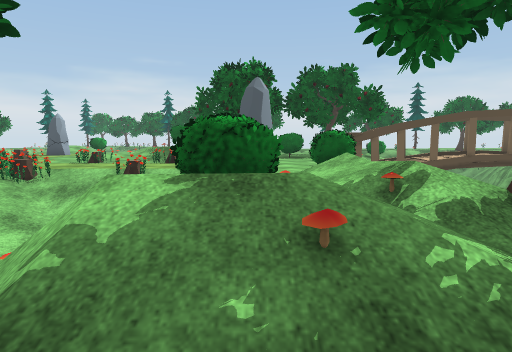
[1] (above)

24 first-person views from a walk through a scene from a Unity 3-D project. The camera is 1.2 m above the floor, tilts 6° down and sees 75° across. The floor is counted in squares, 2 m on a side. Each view is taken from the middle of a square. On the plan, view 1 faces up. The plan holds only what a view shows up to about 10 squares ahead; the rest is blank. The place goes on beyond the plan. The player character is not drawn. Some animated figures are left out. Some surface patterns are stand-ins.

[2]
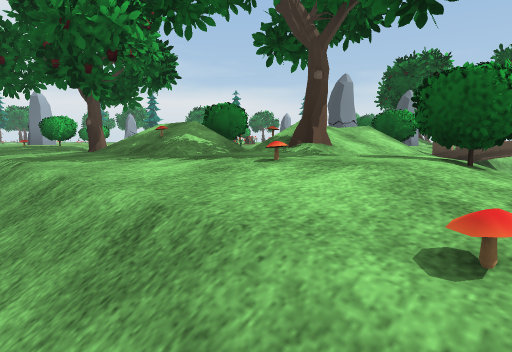

[3]
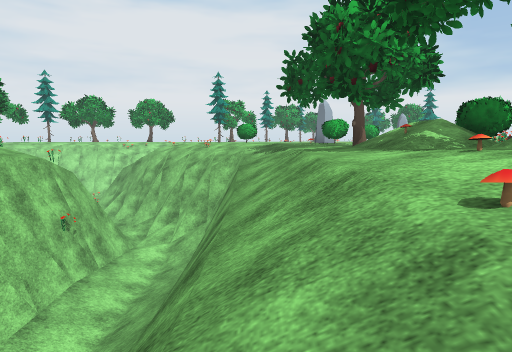

[4]
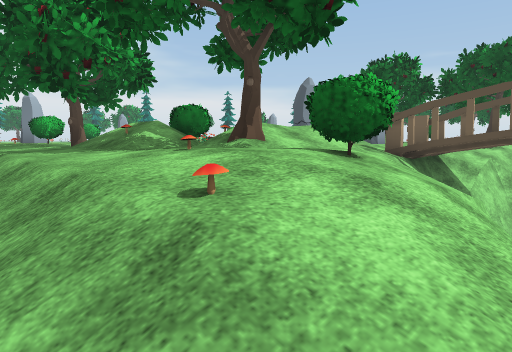

[5]
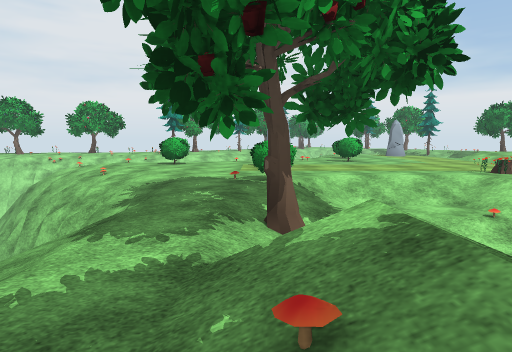

[6]
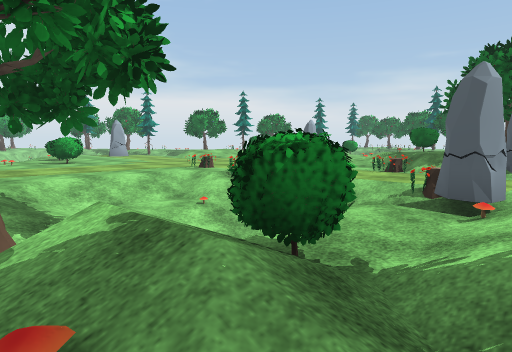

[7]
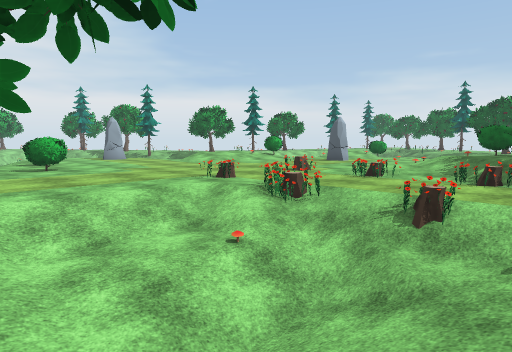

[8]
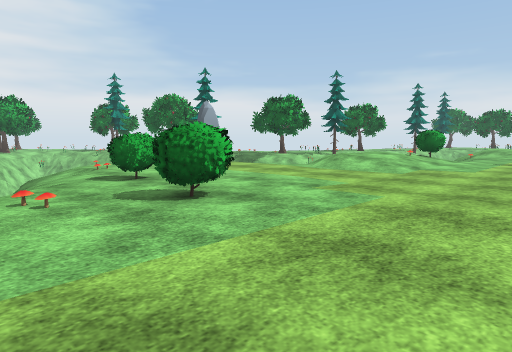

[9]
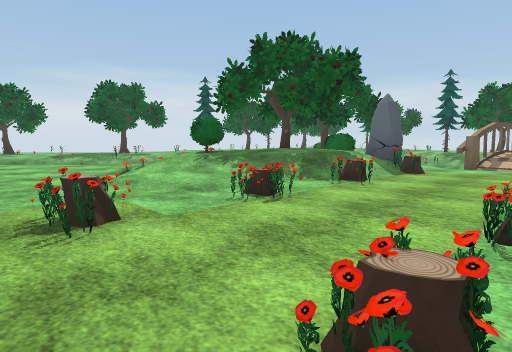

[10]
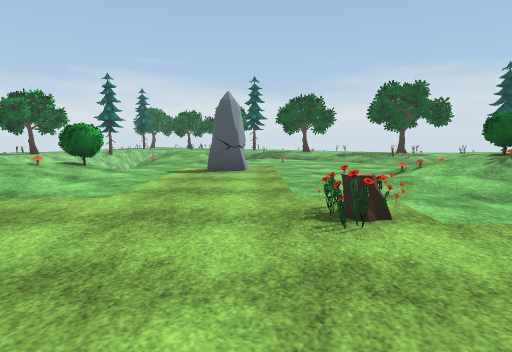

[11]
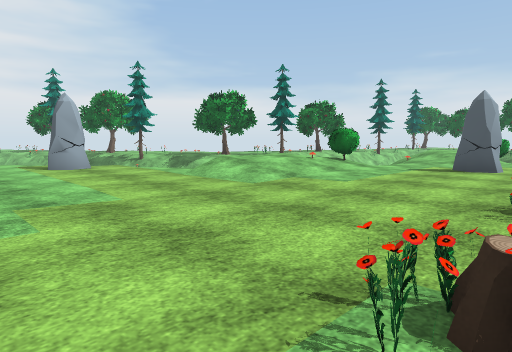

[12]
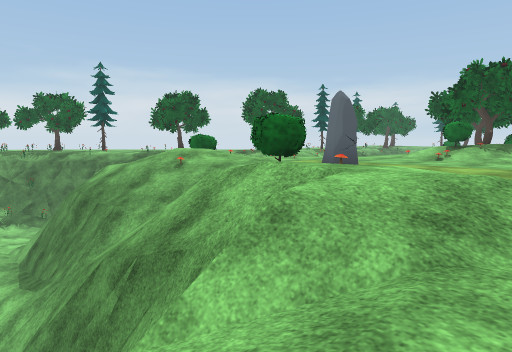

[13]
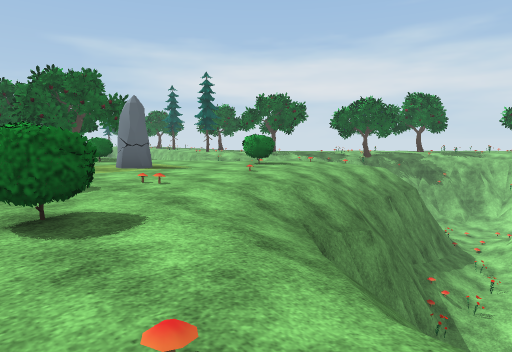

[14]
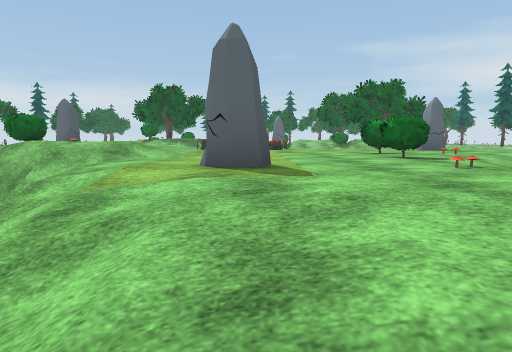

[15]
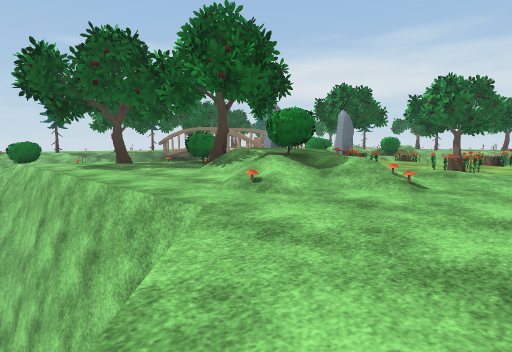

[16]
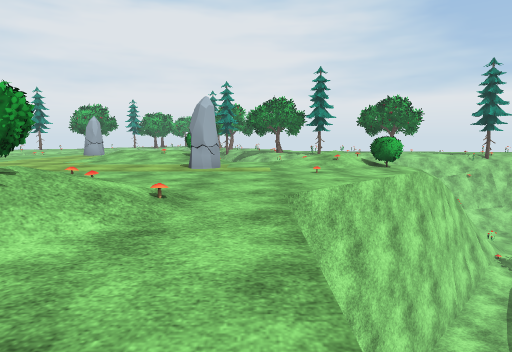

[17]
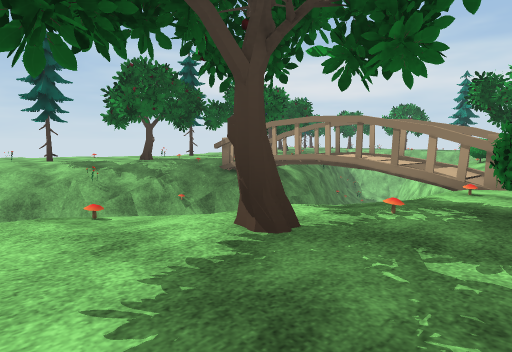

[18]
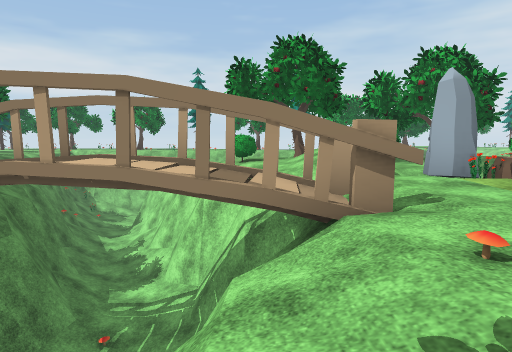

[19]
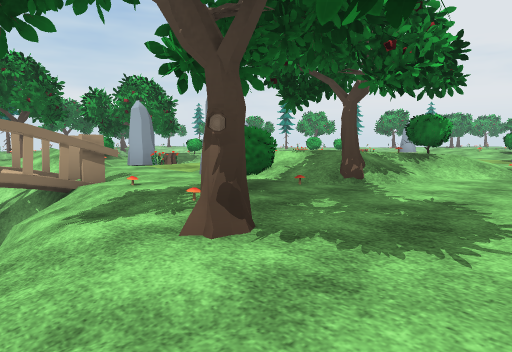

[20]
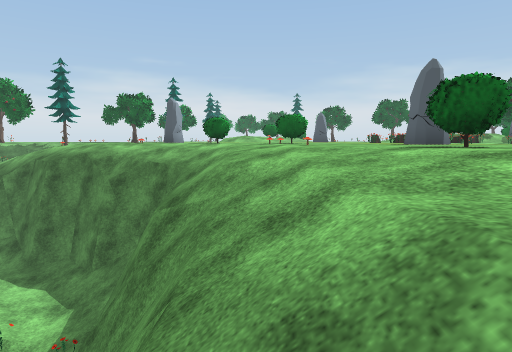

[21]
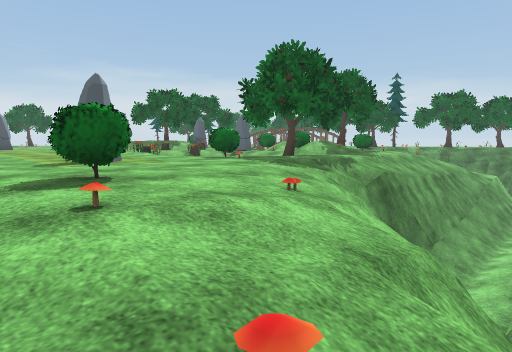

[22]
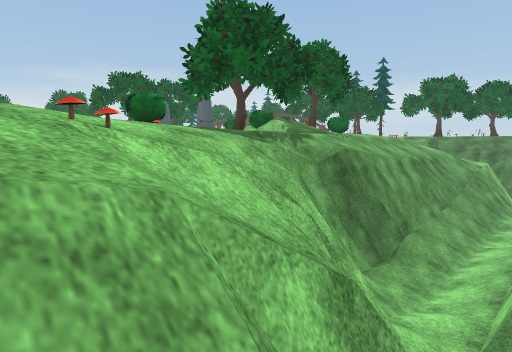

[23]
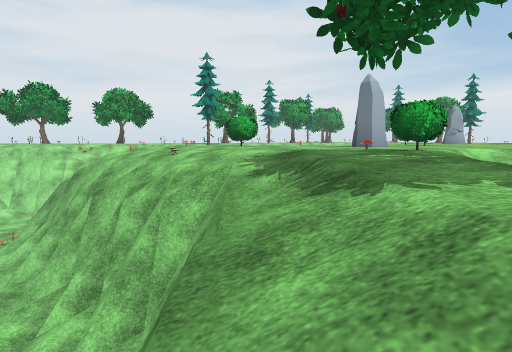

[24]
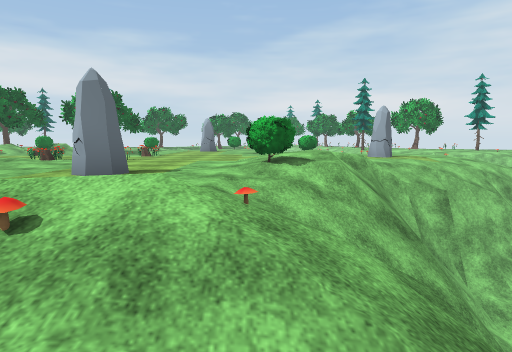

### Floor plan
Key: @ floor where view 1 was taken; # wall or solid block; x gap in a wall; . main floor; : floor 0.25 m higher than the main floor; - floor 0.25 m lower than the main floor; + floor 0.5 m higher than the main floor; _ floor 0.5 m lower than the main floor; * floor 0.75 m higher than the main floor; < floor 1 m lower than the main floor; ( floor 5.25 m lower than the main floor; ! floor 5.5 m lower than the main floor; / step, stairs or slope; = window, fence, low wall or low ledge; ^ raised ledge; v drop or lower ground; S stump; R rock; M mushroom; O other object.
Columns run from 18 left of view 1 to 6 right of it. Each row starts with its distance up from view 1.
 21         ##
 20       #  ##
 19       #  /##
 18       #/--/##
 17       #//M^-##
 16       #//+O--##
 15      =#/M:..O.   ####
 14      #///............x-=
 13      #//-.R....O.....xO
 12      #/:#.....O#=/..##/
 11    ###/+O...../O*#O##-/
 10   ##//:::....../+*/-M//
  9   //--//.---S-S-S/R--/#
  8  /_-...---------/-S-#=#
  7 /_-.R...------------_##
  6  -.......---S-S/=/S####
  5 //-.O........///</R#//#
  4 ##/---^.#..../O///M///##
  3  ###//-OO..../</O/##/-/#
  2    ###/-..R..///</# x#/##
  1      #/-.....#-/##M/.M//#
  0      #/-O...../=-=@---M/
 -1      #=/-#..--//////////
 -2      =#/-..-_/####vvvv
 -3      =#/-M-M/##  #!!((
 -4       #/--//##   ###
 -5       #/_M/##
 -6       #   ##
 -7         ###

Positions as (right, up) in squares from view 1, and headings:
1: (0, 0), facing up
2: (4, -1), facing up-left
3: (5, -1), facing left
4: (5, -1), facing up-left
5: (1, 1), facing left
6: (1, 1), facing up-left
7: (-1, 2), facing up-left
8: (-7, 2), facing up-left
9: (-7, 6), facing up-right
10: (-7, 6), facing up
11: (-6, 5), facing up-left
12: (-14, 9), facing up-right
13: (-15, 5), facing down-right
14: (-18, 7), facing right
15: (-6, 16), facing down-right
16: (0, 14), facing left
17: (1, 14), facing down-right
18: (3, 11), facing down
19: (4, 14), facing down-left
20: (-11, -5), facing up
21: (-10, -5), facing up-right
22: (-8, -5), facing up-right
23: (0, -1), facing left
24: (-10, 18), facing down
